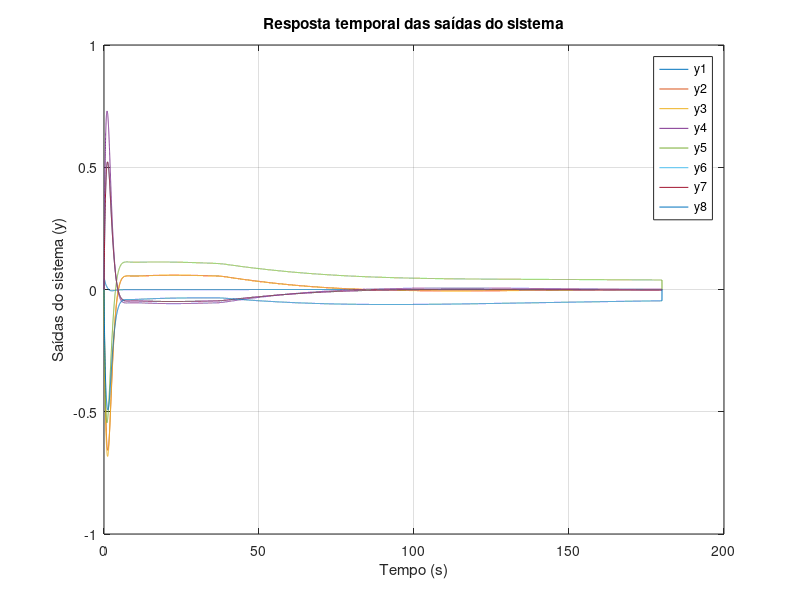

MATLAB code to generate this figure:
% Simulando o sistema da imagem em MATLAB

% Dimensões dos sistemas
n_p = 2;
m_c = 2;
n_c = 2;
m_a = 8;
n_w = 2;

n_f = m_a - n_c;
n = n_p + n_c + n_f;

% Parâmetros conhecidos
m1 = 1000;
m2 = 1000;
R = 1;
sigma = 1;
rho1 = 2;
rho2 = 0.15;
rho3 = 1000;

% Matrizes da planta
A_p = [0, 1; 0, 0];
B_p = [0, 0; m1^-1, -m2^-1];
C_p = [1, 0];
D_p = [0, 0];

%% Sistema de malha fechada e formulação de problemas
% Matrizes do controlador
A_c = [-1.7321, 1; -1.0014, -0.0532];
B_c = [1.7321; 1];
C_c = [-0.7071, -26.6009; 0.7071, 26.6009];
D_c = [0; 0];

Bw = [0; m1^-1];

Mn1 = [1, -1, -1, 1];
Mn2 = [1, -1, -1, 1];
% Matriz de influência
Mn = [Mn1, zeros(1, 4); zeros(1, 4), Mn2];

N1 = [1, 1, -1; 1, 0, 0; 0, 1, 0; 0, 0, 1];
N2 = [1, 1, -1; 1, 0, 0; 0, 1, 0; 0, 0, 1];
N = [N1, zeros(4, 3); zeros(4, 3), N2];

% Matriz pseudo-inversa
Mps_inv = 0.25 * [Mn1', zeros(4, 1); zeros(4, 1), Mn2'];

W = [100, 0, 0, 0, 0, 0, 0, 0;
     0, 1, 0, 0, 0, 0, 0, 0;
     0, 0, 1, 0, 0, 0, 0, 0;
     0, 0, 0, 1, 0, 0, 0, 0;
     0, 0, 0, 0, 1, 0, 0, 0;
     0, 0, 0, 0, 0, 1, 0, 0;
     0, 0, 0, 0, 0, 0, 1, 0;
     0, 0, 0, 0, 0, 0, 0, 1];

A0 = [A_p + B_p * D_c * C_p, B_p * C_c; B_c * C_p, A_c];
A = [A0, zeros(4, 6); zeros(6, 4), zeros(6, 6)];
B_ = [B_p; zeros(8, 2)];
M = Mn;
B = B_ * M;

C = [Mps_inv * D_c * C_p, Mps_inv * C_c, N];
C_ = N' * W * C;
Bw_ = [Bw; zeros(4, 1); zeros(4, 1)];
L_f = [zeros(n_p, n_f); zeros(n_c, n_f); eye(n_f)];
L_c = [zeros(n_p, n_c); eye(n_c); zeros(n_f, n_c)];
L = [L_c, L_f];

E_c = [-0.1708, -0.0059, -0.0032, -0.0053, 0.0111, -0.0066, -0.0066, 0.0066;
       -0.0895, -0.0118, -0.0103, 0.0057, -0.0024, 0.0048, 0.0048, -0.0048];

E_f = [-0.0480, -0.0103, 0.1031, -0.0662, 0.0747, 0.1042, 0.1042, -0.1042;
       -0.0805, 0.0057, -0.0661, 0.0225, -0.0512, -0.0537, -0.0537, 0.0537;
        0.1277, -0.0018, 0.0566, -0.0389, -0.0080, 0.0722, 0.0722, -0.0722;
       -0.0757, 0.0037, 0.0790, -0.0408, 0.0722, 0.9615, -0.3662, 0.3662;
       -0.0757, 0.0037, 0.0790, -0.0408, 0.0722, -0.3662, 0.9615, 0.3662;
        0.0757, -0.0037, -0.0790, 0.0408, -0.0722, 0.3662, 0.3662, 0.9615];

K_f = [-1.8960, 0.9476, -0.9437, 0.0053, 0.0053, -0.0053;
        0.9103, -1.8750, -0.9090, 0.0013, 0.0013, -0.0013;
       -0.8741, -0.8266, -1.8904, -0.0007, -0.0007, 0.0007;
       -0.0020, -0.0009, 0.0118, -1.6716, 0.5010, -0.5010;
       -0.0020, -0.0009, 0.0118, 0.5010, -1.6716, -0.5010;
        0.0020, 0.0009, -0.0118, 0.5010, -1.6716, -0.5010];

E = [E_c', E_f'];

x_p = [-0.18; 0];
x_c = [0; 0];
x_f = zeros(n_f, 1);

x = [x_p; x_c; x_f];
  
% Tempo de simulação
dt = 0.01; % Passo de tempo
T = 180;   % Duração da simulação
t = 0:dt:T;

% Sinal de entrada w(t)
w = zeros(1, length(t));
w(t >= 0 & t <= 36) = 0.16667;

% Função de saturação e phi
% Definindo os limites de saturação simétricos
u_bar = 0.5; % Limite superior simétrico (50 mN)

% Função de saturação baseada em sign
sat = @(x) sign(x) .* min(abs(x), u_bar);

% Atualizando a função phi
phi = @(yf) sat(yf) - yf;

% Inicialização dos estados
x_states = zeros(n, length(t));
y_outputs = zeros(size(C, 1), length(t)); % Armazena as saídas
x_states(:, 1) = x;

% Simulação do sistema
for k = 1:length(t)-1
    y_f = C * x_states(:, k);
    dx = (A + L_f * K_f * C_) * x_states(:, k) + (B + L * E) * phi(y_f) + Bw_ * w(k);
    x_states(:, k + 1) = x_states(:, k) + dx * dt;
    y_outputs(:, k) = y_f; % Armazena a saída
end

% Plotagem das saídas do sistema
figure;
plot(t, y_outputs');
xlabel('Tempo (s)');
ylabel('Saídas do sistema (y)');
title('Resposta temporal das saídas do sistema');
legend(arrayfun(@(i) sprintf('y%d', i), 1:size(C, 1), 'UniformOutput', false));
grid on;
